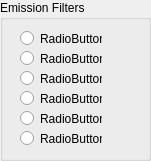
    <widget class="QGroupBox" name="FWBox">
     <property name="geometry">
      <rect>
       <x>520</x>
       <y>139</y>
       <width>151</width>
       <height>161</height>
      </rect>
     </property>
     <property name="title">
      <string>Emission Filters</string>
     </property>
     <widget class="QRadioButton" name="FW_radioButton_0">
      <property name="geometry">
       <rect>
        <x>20</x>
        <y>30</y>
        <width>82</width>
        <height>17</height>
       </rect>
      </property>
      <property name="font">
       <font>
        <weight>50</weight>
        <bold>false</bold>
        <kerning>true</kerning>
       </font>
      </property>
      <property name="text">
       <string>RadioButton</string>
      </property>
      <property name="checkable">
       <bool>true</bool>
      </property>
     </widget>
     <widget class="QRadioButton" name="FW_radioButton_3">
      <property name="geometry">
       <rect>
        <x>20</x>
        <y>90</y>
        <width>82</width>
        <height>17</height>
       </rect>
      </property>
      <property name="text">
       <string>RadioButton</string>
      </property>
     </widget>
     <widget class="QRadioButton" name="FW_radioButton_4">
      <property name="geometry">
       <rect>
        <x>20</x>
        <y>110</y>
        <width>82</width>
        <height>17</height>
       </rect>
      </property>
      <property name="text">
       <string>RadioButton</string>
      </property>
     </widget>
     <widget class="QRadioButton" name="FW_radioButton_2">
      <property name="geometry">
       <rect>
        <x>20</x>
        <y>70</y>
        <width>82</width>
        <height>17</height>
       </rect>
      </property>
      <property name="text">
       <string>RadioButton</string>
      </property>
     </widget>
     <widget class="QRadioButton" name="FW_radioButton_1">
      <property name="geometry">
       <rect>
        <x>20</x>
        <y>50</y>
        <width>82</width>
        <height>17</height>
       </rect>
      </property>
      <property name="text">
       <string>RadioButton</string>
      </property>
     </widget>
     <widget class="QRadioButton" name="FW_radioButton_5">
      <property name="geometry">
       <rect>
        <x>20</x>
        <y>130</y>
        <width>82</width>
        <height>17</height>
       </rect>
      </property>
      <property name="text">
       <string>RadioButton</string>
      </property>
     </widget>
    </widget>
